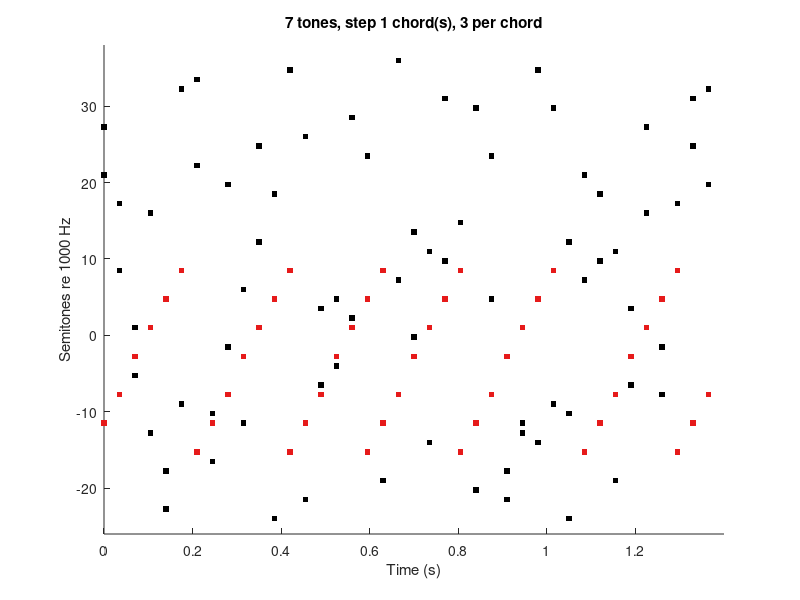

MATLAB code for this plot: (Note: this script raises an error after producing the figure.)
function out = sfg_staircase(varargin)
% Stochastic figure-ground with a staircase figure.
%
% Time is a grid of chords. Every chord holds exactly nChord tones, so the
% envelope is uniform by construction. The figure is a fixed set of channels
% that recurs; stepChords shears it from a chord into a diagonal.
%
%   sfg_staircase                          % 7-tone staircase, one chord/step
%   sfg_staircase('stepChords', 0)         % the classic coherent figure
%   sfg_staircase('stepChords', 2, 'nChord', 2)
%
% Writes the mix and a figure-only wav, and returns audioplayer objects:
%   out = sfg_staircase; pause(out.player); resume(out.player)
%   play(out.figurePlayer)                  % the figure without the cloud

cfg = config();
for i = 1:2:numel(varargin)
    cfg.(varargin{i}) = varargin{i+1};
end
rng(cfg.seed);

pool = make_pool(cfg);
[chan, chord, isFig] = schedule(cfg, pool);
out = render(cfg, pool, chan, chord, isFig);

report(cfg, pool, chan, chord, isFig, out);
if cfg.doPlot, show(cfg, pool, chan, chord, isFig); end

if ~isempty(cfg.wavFile)
    [d, f, e] = fileparts(cfg.wavFile);
    audiowrite(cfg.wavFile, out.y(:), cfg.fs, 'BitsPerSample', 24);
    out.figureFile = fullfile(d, [f '_figure' e]);
    audiowrite(out.figureFile, out.figure(:), cfg.fs, 'BitsPerSample', 24);
    fprintf('  wrote %s and %s\n', cfg.wavFile, out.figureFile);
end

% audioplayer rather than sound(), so playback can be paused
out.player       = audioplayer(out.y, cfg.fs);
out.figurePlayer = audioplayer(out.figure, cfg.fs);
if cfg.doPlay, play(out.player); end
fprintf('  play(out.player) | pause | resume | stop  (also out.figurePlayer)\n');
end

% ------------------------------------------------------------------ config
function cfg = config()
cfg.fs           = 48000;
cfg.seed         = 3;

cfg.chordMs      = 35;      % the time grid; every tone starts on it
cfg.rampMs       = 5;       % raised-cosine, power-complementary across chords

cfg.nTones       = 7;       % tones in the figure
cfg.stepChords   = 1;       % staircase step, in chords (0 = coherent chord)
cfg.order        = 'rise';  % 'rise' or 'fall'
cfg.spanSt       = 24;      % frequency span of the figure, semitones
cfg.rateHz       = 5;       % figure repetition rate
cfg.jitterChords = 1;       % random displacement of each figure onset
cfg.wobbleChords = 0;       % frozen irregularity of the staircase, in chords

cfg.nChord       = 3;       % tones per chord: the density, and the envelope
cfg.contrast     = 4;       % figure/background per-channel rate, sets the pool
cfg.shareChannels= true;    % let the background use the figure's channels

cfg.fRefHz       = 1000;
cfg.poolSt       = [-24 36];

cfg.durationS    = 20;
cfg.peakDbfs     = -3;
cfg.doPlay       = true;
cfg.doPlot       = true;
cfg.wavFile      = 'sfg_staircase.wav';   % _figure.wav written alongside
end

% -------------------------------------------------------------------- pool
function pool = make_pool(cfg)
% A figure channel sounds rateHz times a second; the background shares what
% is left of the chords between the remaining channels. Asking for a contrast
% therefore fixes how many channels the pool needs.
cloudPerS = cfg.nChord * 1000/cfg.chordMs - cfg.nTones * cfg.rateHz;
want = cloudPerS * cfg.contrast / cfg.rateHz + cfg.nTones;

grids  = 0.25:0.25:12;
counts = floor(diff(cfg.poolSt) ./ grids) + 1;
[~, i] = min(abs(counts - want));

pool.gridSt = grids(i);
pool.st = cfg.poolSt(1):pool.gridSt:cfg.poolSt(2);
pool.f  = cfg.fRefHz * 2.^(pool.st / 12);
pool.n  = numel(pool.st);

lo   = round(0.15 * (pool.n - 1)) + 1;
span = round(cfg.spanSt / pool.gridSt);
if lo + span > pool.n
    error('figure spans %g st, pool only %g st', cfg.spanSt, diff(cfg.poolSt));
end
pool.figIdx = round(linspace(lo, lo + span, cfg.nTones));
end

% ---------------------------------------------------------------- schedule
function [chan, chord, isFig] = schedule(cfg, pool)
nChords  = floor(cfg.durationS * 1000 / cfg.chordMs);
periodCh = max(1, round(1000 / (cfg.rateHz * cfg.chordMs)));

lag = (0:cfg.nTones-1) * cfg.stepChords;
if strcmp(cfg.order, 'fall'), lag = fliplr(lag); end
if cfg.wobbleChords > 0
    lag = lag + randi([0 cfg.wobbleChords], 1, cfg.nTones);  % frozen
end

% figure first: which of its channels sound in which chord
occ = cell(1, nChords);
for w = 0 : floor(nChords / periodCh)
    c0 = w * periodCh + 1 + randi([-cfg.jitterChords cfg.jitterChords]);
    for k = 1:cfg.nTones
        c = c0 + lag(k);
        if c >= 1 && c <= nChords
            occ{c}(end+1) = pool.figIdx(k);
        end
    end
end

most = max(cellfun(@numel, occ));
if most > cfg.nChord
    error('the figure needs %d tones in one chord but nChord is %d', ...
        most, cfg.nChord);
end

% then fill every chord to exactly nChord, dealing from a shuffled pack so
% the channels stay level, and never repeating one in adjacent chords
chan = zeros(nChords * cfg.nChord, 1);
chord = zeros(size(chan));
isFig = false(size(chan));

pack = randperm(pool.n); p = 1;
prev = [];
m = 0;
for c = 1:nChords
    here = occ{c};
    nFig = numel(here);
    tries = 0;
    while numel(here) < cfg.nChord
        if p > numel(pack), pack = randperm(pool.n); p = 1; end
        k = pack(p); p = p + 1;
        tries = tries + 1;
        if tries > 20 * pool.n
            error('cannot fill chord %d: pool too small', c);
        end
        if any(here == k) || any(prev == k), continue; end
        if ~cfg.shareChannels && any(pool.figIdx == k), continue; end
        here(end+1) = k; %#ok<AGROW>
    end
    idx = m + (1:cfg.nChord);
    chan(idx)  = here;
    chord(idx) = c;
    isFig(idx(1:nFig)) = true;
    prev = here;
    m = m + cfg.nChord;
end
end

% ------------------------------------------------------------------ render
function out = render(cfg, pool, chan, chord, isFig)
% Tones are one ramp longer than a chord so consecutive chords cross-fade.
% With power-complementary ramps the total power is then constant across the
% join; abutting tones would leave a dip at every chord boundary.
hop = round(cfg.chordMs * cfg.fs / 1000);
r   = round(cfg.rampMs * cfg.fs / 1000);
n   = hop + r;

t   = (0:n-1) / cfg.fs;
env = ones(1, n);
x   = (0:r-1) / r;
env(1:r)       = sin(pi/2 * x);
env(end-r+1:end) = cos(pi/2 * x);
pips = sin(2*pi * pool.f(:) * t) .* env;

N = max(chord) * hop + n;
y = zeros(1, N);
yF = zeros(1, N);
for i = 1:numel(chan)
    s = (chord(i) - 1) * hop + 1;
    y(s:s+n-1) = y(s:s+n-1) + pips(chan(i), :);
    if isFig(i)
        yF(s:s+n-1) = yF(s:s+n-1) + pips(chan(i), :);
    end
end

% one gain for both, so the figure-only file is exactly the figure you hear
% inside the mix rather than a louder version of it
g = 10^(cfg.peakDbfs/20) / max(abs(y));
out.y      = y * g;
out.figure = yF * g;
out.cloud  = (y - yF) * g;
out.fs     = cfg.fs;
end

% ------------------------------------------------------------------ report
function report(cfg, pool, chan, chord, isFig, out)
perChord = accumarray(chord, 1);
use = accumarray(chan, 1, [pool.n 1]);
isf = false(pool.n, 1); isf(pool.figIdx) = true;
dur = numel(out.y) / cfg.fs;

fprintf('%d Hz | %d-tone figure, step %d chord(s), %g ms chords at %g Hz\n', ...
    cfg.fs, cfg.nTones, cfg.stepChords, cfg.chordMs, cfg.rateHz);
fprintf('  pool %d channels %.0f-%.0f Hz on a %g st grid\n', ...
    pool.n, pool.f(1), pool.f(end), pool.gridSt);
fprintf('  tones per chord %d-%d (uniform envelope requires one value)\n', ...
    min(perChord), max(perChord));
fprintf('  figure channel %.1f/s vs background %.1f/s: contrast %.1fx\n', ...
    mean(use(isf))/dur, mean(use(~isf))/dur, ...
    mean(use(isf)) / max(mean(use(~isf)), eps));
fprintf('  channel use %d-%d, %d figure tones of %d, %.1f s\n', ...
    min(use), max(use), sum(isFig), numel(chan), dur);
% the figure-only file shares the mix's gain, so it is quieter by exactly the
% amount the cloud contributes -- that is the point, not a fault
fprintf('  peak: mix %.1f dBFS, figure alone %.1f dBFS\n', ...
    20*log10(max(abs(out.y))), 20*log10(max(abs(out.figure))));
end

% -------------------------------------------------------------------- plot
function show(cfg, pool, chan, chord, isFig)
nShow = min(max(chord), round(1400 / cfg.chordMs));
k = chord <= nShow;
t = (chord(k) - 1) * cfg.chordMs / 1000;
f = pool.st(chan(k))';
g = isFig(k);

figure('Color', 'w', 'Position', [100 100 900 520]); hold on
plot(t(~g), f(~g), 's', 'MarkerSize', 4, 'MarkerFaceColor', 'k', ...
    'MarkerEdgeColor', 'none');
plot(t(g), f(g), 's', 'MarkerSize', 4, 'MarkerFaceColor', [0.9 0.1 0.1], ...
    'MarkerEdgeColor', 'none');
xlim([0 nShow * cfg.chordMs / 1000]); ylim(cfg.poolSt + [-2 2]);
xlabel('Time (s)'); ylabel(sprintf('Semitones re %g Hz', cfg.fRefHz));
title(sprintf('%d tones, step %d chord(s), %d per chord', ...
    cfg.nTones, cfg.stepChords, cfg.nChord));
box off
end
